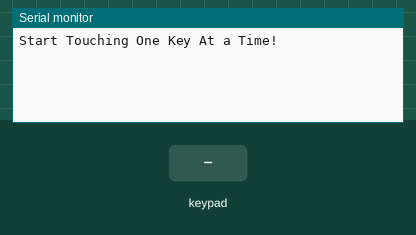
Simulated run of this sketch. Board: Arduino Uno, built with avr-gcc and run on an emulated ATmega328P. Shown: the last lines printed to the serial monitor. The inputs (shaded band) are chosen by the test bench.

Above: at 1.2 s.
1.3 s: key '1' pressed
At 2.4 s:
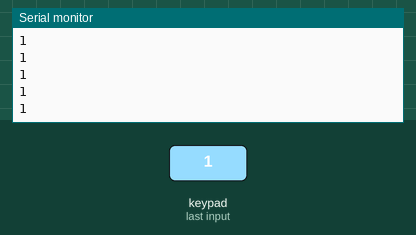
2.8 s: keypad keys 1 2 pressed 0.4 s apart
At 4.0 s:
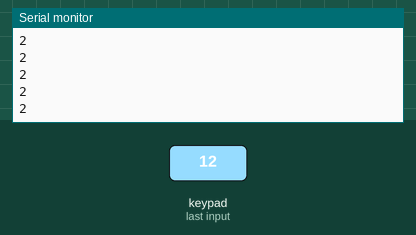
5.1 s: key '3' pressed
At 6.3 s:
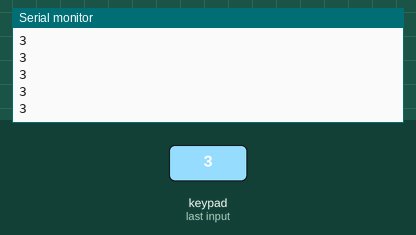
6.6 s: keypad keys 1 2 A pressed 0.4 s apart
At 8.3 s:
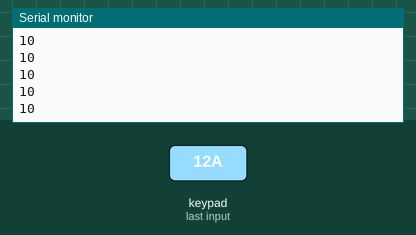
Timing chart, 0 to 9.8 s (numbered marks = the images above; inputs shaded):
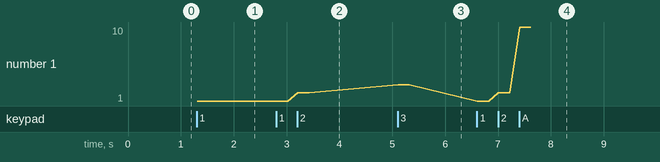

The sketch:

KeyToSerial.ino
```cpp
// (licence header left out)
/************************************ USES ************************************\
| This sketch demonstrates the use of TTP229 Module, in 16 Buttons Mode.       |
| It displays the pressed number on the Terminal                               |
|                                                                              |
| It works with a TTP229 (16-Channel Digital Touch Capacitive Switch Sensor)   |
| using the 2-wires serial interface protocol - only 2 arduino pins.           |
\******************************************************************************/
/*********************************** CIRCUIT **********************************\
| 16 Buttons Mode:                                                             |
|	* TTP229 VCC to pin VCC                                                    |
|	* TTP229 GND to pin GND                                                    |
|	* TTP229 SCL to pin 2                                                      |
|	* TTP229 SDO to pin 3                                                      |
|	* TTP229 TP2 to GND via 1 Megohm resistor!                                 |
|	# See TTP229_Modes.jpg for help...                                         |
|                                                                              |
| Important:                                                                   |
|	* Must reconnect the TTP229 power so the mode changes will take effect     |
|	* The 1 Megohm resistors already exist on some TTP229 modules              |
\******************************************************************************/

#include <TTP229.h>

const int SCL_PIN = 2;  // The pin number of the clock pin.
const int SDO_PIN = 3;  // The pin number of the data pin.

TTP229 ttp229(SCL_PIN, SDO_PIN); // TTP229(sclPin, sdoPin)

void setup()
{
	Serial.begin(9600);
	Serial.println("Start Touching One Key At a Time!");
}

void loop()
{
	uint8_t key = ttp229.ReadKey16(); // Blocking
	if (key) Serial.println(key);

//	uint8_t key = ttp229.GetKey16(); // Non Blocking
//	Serial.println(key);
}
```

Measured:
- after the input at 1.3 s, the serial monitor: prints a new line at once (image 1)
- after the input at 2.8 s, the serial monitor: prints a new line after 0.41 s (image 2)
- after the input at 5.1 s, the serial monitor: prints a new line at once (image 3)
- after the input at 6.6 s, the serial monitor: prints a new line at once (image 4)
- plotted number 1: 1 → 2 after the input at 2.8 s, 2 → 3 after the input at 5.1 s, 3 → 10 after the input at 6.6 s
